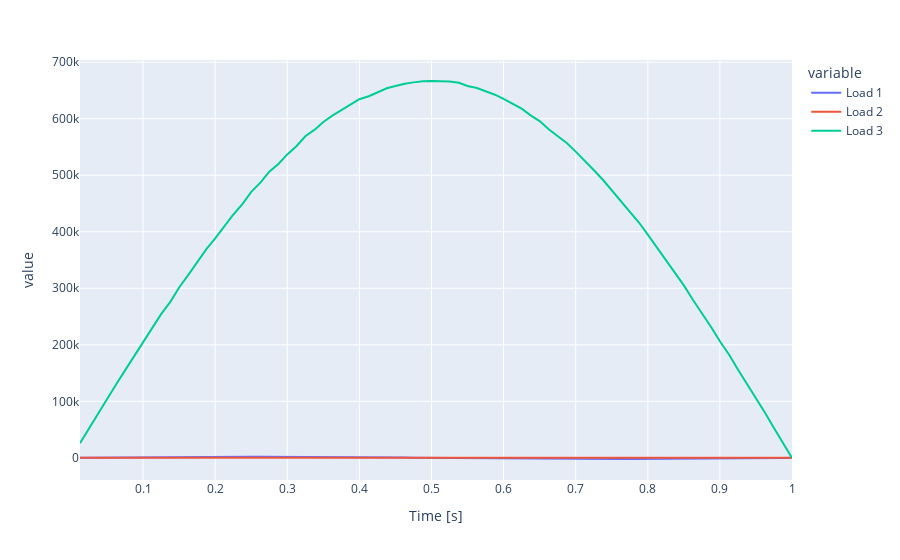

This figure's notebook cell:
### Code cell
import numpy as np
import pandas as pd
import plotly.express as px

def estimate_loads_from_strains_with_errors_per_gauge(
    measured_time_vs_strain_data_file_path, 
    sensitivity_matrix_file_path,
    signal_noise_microstrains=20,  # Signal noise in microstrains
    gage_factor_error_percent=1,   # Gage factor error in percent
    positioning_error_percent=3    # Positioning error in percent
):
    # Load the CSV files
    S_df = pd.read_csv(measured_time_vs_strain_data_file_path)
    A_df = pd.read_csv(sensitivity_matrix_file_path, header=None)

    # Extract strain measurements and sensitivity matrix
    S_matrix = S_df.iloc[:, 1:].values
    A_matrix = A_df.values

    # Calculate variances from different error sources for each gauge
    signal_noise = signal_noise_microstrains * 1e-6
    signal_noise_variance = signal_noise ** 2

    # Calculate RMS strain for each gauge
    rms_strain_per_gauge = np.sqrt(np.mean(S_matrix**2, axis=0))

    gage_factor_error = gage_factor_error_percent / 100
    positioning_error = positioning_error_percent / 100

    # Total variance for each strain gauge measurement
    total_variance_per_gauge = (signal_noise_variance +
                                (gage_factor_error ** 2) * rms_strain_per_gauge ** 2 +
                                (positioning_error ** 2) * rms_strain_per_gauge ** 2)
    
    total_variance_per_gauge[total_variance_per_gauge == 0] = 1e-10  # replace 0 with a small number

    # Creating the W matrix for each gauge
    W = np.diag(1 / total_variance_per_gauge)

    # Perform the weighted least squares estimate calculation
    A_T_W = A_matrix.T @ W
    A_T_W_A_inv = np.linalg.inv(A_T_W @ A_matrix)
    L_hat = A_T_W_A_inv @ A_T_W @ S_matrix.T

    # Transpose to get the original shape
    L_hat_timeseries = L_hat.T

    # Create a DataFrame for the results
    estimated_loads_df = pd.DataFrame(L_hat_timeseries, columns=[f'Load {i+1}' for i in range(A_matrix.shape[1])])
    estimated_loads_df.insert(0, 'Time [s]', S_df.iloc[:, 0])

    # Save to CSV
    output_csv_file_path = 'estimated_loads_with_errors_per_gauge_RMS.csv'
    estimated_loads_df.to_csv(output_csv_file_path, index=False)
    estimated_loads_df.set_index('Time [s]', inplace=True)

    return estimated_loads_df, output_csv_file_path

# Example usage of the function
loads_df_with_errors_per_gauge, csv_file_path_with_errors_per_gauge = estimate_loads_from_strains_with_errors_per_gauge(
    'sample_input_csv_1.csv',  # Your CSV file paths
    'strain_sensitivity_matrix.csv',
    0, 0, 0  # Error parameters
)

print(loads_df_with_errors_per_gauge)  # Display the first few rows of the estimated loads
print(f"CSV file saved at: {csv_file_path_with_errors_per_gauge}")

px.line(loads_df_with_errors_per_gauge)

### Figure 1 — Plotly figure (JSON) as saved in the notebook; plotly's stock layout.template omitted (floating-point values rounded to 4 significant figures)
{"data": [{"hovertemplate": "variable=Load 1<br>Time [s]=%{x}<br>value=%{y}<extra></extra>", "legendgroup": "Load 1", "line": {"color": "#636efa", "dash": "solid"}, "marker": {"symbol": "circle"}, "mode": "lines", "name": "Load 1", "orientation": "v", "showlegend": true, "type": "scatter", "x": [0.0125, 0.025, 0.0375, 0.05, 0.0625, 0.075, 0.0875, 0.1, 0.113, 0.125, 0.138, 0.15, 0.163, 0.175, 0.188, 0.2, 0.213, 0.225, 0.238, 0.25, 0.263, 0.275, 0.288, 0.3, 0.313, 0.325, 0.338, 0.35, 0.363, 0.375, 0.388, 0.4, 0.413, 0.425, 0.438, 0.45, 0.463, 0.475, 0.488, 0.5, 0.513, 0.525, 0.538, 0.55, 0.563, 0.575, 0.588, 0.6, 0.613, 0.625, 0.638, 0.65, 0.663, 0.675, 0.688, 0.7, 0.713, 0.725, 0.738, 0.75, 0.763, 0.775, 0.788, 0.8, 0.813, 0.825, 0.838, 0.85, 0.863, 0.875, 0.888, 0.9, 0.913, 0.925, 0.938, 0.95, 0.963, 0.975, 0.988, 1], "xaxis": "x", "y": [156.7, 312.9, 466.9, 618.1, 765.1, 907.1, 1044.0, 1175.0, 1298.0, 1413.0, 1518.0, 1617.0, 1704.0, 1779.0, 1848.0, 1898.0, 1941.0, 1972.0, 1989.0, 2000.0, 1992.0, 1976.0, 1941.0, 1899.0, 1845.0, 1784.0, 1705.0, 1619.0, 1522.0, 1413.0, 1300.0, 1177.0, 1043.0, 905.5, 765.4, 616.9, 467.0, 312.5, 156.7, 0.4939, -157.1, -313.4, -467.8, -617.0, -764.2, -908.8, -1045.0, -1175.0, -1298.0, -1414.0, -1520.0, -1617.0, -1702.0, -1780.0, -1845.0, -1901.0, -1943.0, -1974.0, -1994.0, -1999.0, -1993.0, -1974.0, -1945.0, -1903.0, -1848.0, -1780.0, -1706.0, -1619.0, -1518.0, -1414.0, -1297.0, -1174.0, -1045.0, -907.1, -765.1, -618.0, -466.3, -312.5, -156.8, -2.001e-11], "yaxis": "y"}, {"hovertemplate": "variable=Load 2<br>Time [s]=%{x}<br>value=%{y}<extra></extra>", "legendgroup": "Load 2", "line": {"color": "#EF553B", "dash": "solid"}, "marker": {"symbol": "circle"}, "mode": "lines", "name": "Load 2", "orientation": "v", "showlegend": true, "type": "scatter", "x": [0.0125, 0.025, 0.0375, 0.05, 0.0625, 0.075, 0.0875, 0.1, 0.113, 0.125, 0.138, 0.15, 0.163, 0.175, 0.188, 0.2, 0.213, 0.225, 0.238, 0.25, 0.263, 0.275, 0.288, 0.3, 0.313, 0.325, 0.338, 0.35, 0.363, 0.375, 0.388, 0.4, 0.413, 0.425, 0.438, 0.45, 0.463, 0.475, 0.488, 0.5, 0.513, 0.525, 0.538, 0.55, 0.563, 0.575, 0.588, 0.6, 0.613, 0.625, 0.638, 0.65, 0.663, 0.675, 0.688, 0.7, 0.713, 0.725, 0.738, 0.75, 0.763, 0.775, 0.788, 0.8, 0.813, 0.825, 0.838, 0.85, 0.863, 0.875, 0.888, 0.9, 0.913, 0.925, 0.938, 0.95, 0.963, 0.975, 0.988, 1], "xaxis": "x", "y": [0.1118, 0.2135, 0.3135, 0.4222, 0.4986, 0.5754, 0.6449, 0.6964, 0.6965, 0.7232, 0.7525, 0.6976, 0.6789, 0.6229, 0.5353, 0.5024, 0.3988, 0.3057, 0.1992, 0.07785, -0.008154, -0.1221, -0.1912, -0.2985, -0.3688, -0.4891, -0.5321, -0.5922, -0.6216, -0.6034, -0.6204, -0.6129, -0.5223, -0.4812, -0.443, -0.3563, -0.2802, -0.1946, -0.1038, -0.003762, 0.09675, 0.1721, 0.2692, 0.3871, 0.4412, 0.5207, 0.5473, 0.5993, 0.6083, 0.6165, 0.6302, 0.5466, 0.5661, 0.4745, 0.3663, 0.2973, 0.2169, 0.09805, 0.02134, -0.1029, -0.1985, -0.3129, -0.3982, -0.4709, -0.5272, -0.5857, -0.6506, -0.7088, -0.6938, -0.7455, -0.6959, -0.6641, -0.6382, -0.5764, -0.4949, -0.4182, -0.328, -0.2255, -0.1098, -1.414e-14], "yaxis": "y"}, {"hovertemplate": "variable=Load 3<br>Time [s]=%{x}<br>value=%{y}<extra></extra>", "legendgroup": "Load 3", "line": {"color": "#00cc96", "dash": "solid"}, "marker": {"symbol": "circle"}, "mode": "lines", "name": "Load 3", "orientation": "v", "showlegend": true, "type": "scatter", "x": [0.0125, 0.025, 0.0375, 0.05, 0.0625, 0.075, 0.0875, 0.1, 0.113, 0.125, 0.138, 0.15, 0.163, 0.175, 0.188, 0.2, 0.213, 0.225, 0.238, 0.25, 0.263, 0.275, 0.288, 0.3, 0.313, 0.325, 0.338, 0.35, 0.363, 0.375, 0.388, 0.4, 0.413, 0.425, 0.438, 0.45, 0.463, 0.475, 0.488, 0.5, 0.513, 0.525, 0.538, 0.55, 0.563, 0.575, 0.588, 0.6, 0.613, 0.625, 0.638, 0.65, 0.663, 0.675, 0.688, 0.7, 0.713, 0.725, 0.738, 0.75, 0.763, 0.775, 0.788, 0.8, 0.813, 0.825, 0.838, 0.85, 0.863, 0.875, 0.888, 0.9, 0.913, 0.925, 0.938, 0.95, 0.963, 0.975, 0.988, 1], "xaxis": "x", "y": [26000.0, 52330.0, 78260.0, 103900.0, 129700.0, 154700.0, 179900.0, 204800.0, 230000.0, 254300.0, 276500.0, 301400.0, 324200.0, 345900.0, 369600.0, 388500.0, 409900.0, 430100.0, 449400.0, 470600.0, 487400.0, 506300.0, 520300.0, 536800.0, 551800.0, 568900.0, 580700.0, 594200.0, 605800.0, 614800.0, 626000.0, 634500.0, 639700.0, 646400.0, 653800.0, 657800.0, 662000.0, 664300.0, 666300.0, 666700.0, 666400.0, 665800.0, 663500.0, 657800.0, 654200.0, 649000.0, 642500.0, 635000.0, 626500.0, 617700.0, 605400.0, 595800.0, 580900.0, 568700.0, 556500.0, 541800.0, 525600.0, 509400.0, 491500.0, 473500.0, 453900.0, 434600.0, 416000.0, 395100.0, 372100.0, 348900.0, 327600.0, 305200.0, 278800.0, 256900.0, 231200.0, 206300.0, 181900.0, 156200.0, 130500.0, 104900.0, 78890.0, 52890.0, 26280.0, 3.359e-09], "yaxis": "y"}], "layout": {"legend": {"title": {"text": "variable"}, "tracegroupgap": 0}, "margin": {"t": 60}, "xaxis": {"anchor": "y", "domain": [0, 1], "title": {"text": "Time [s]"}}, "yaxis": {"anchor": "x", "domain": [0, 1], "title": {"text": "value"}}}}
